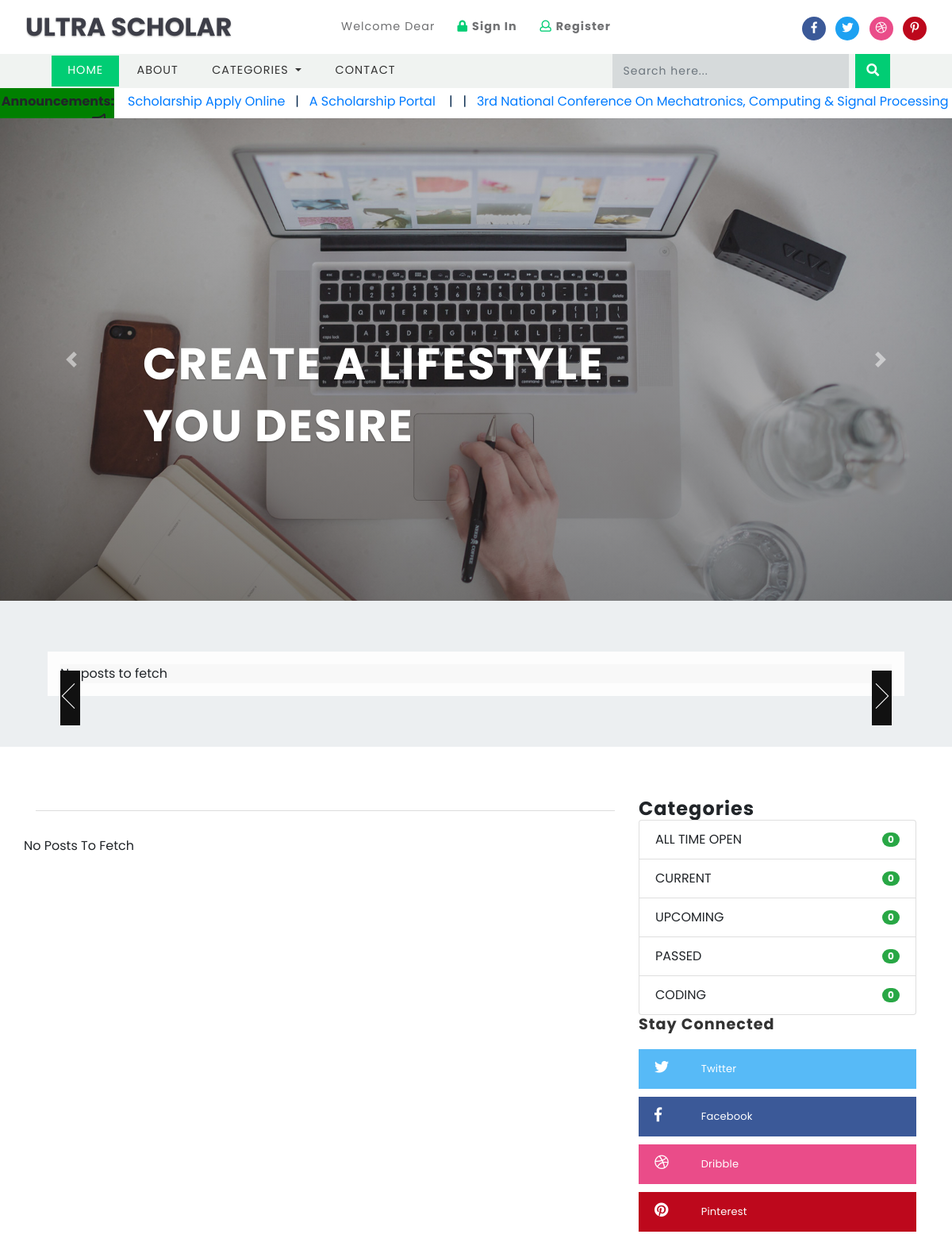
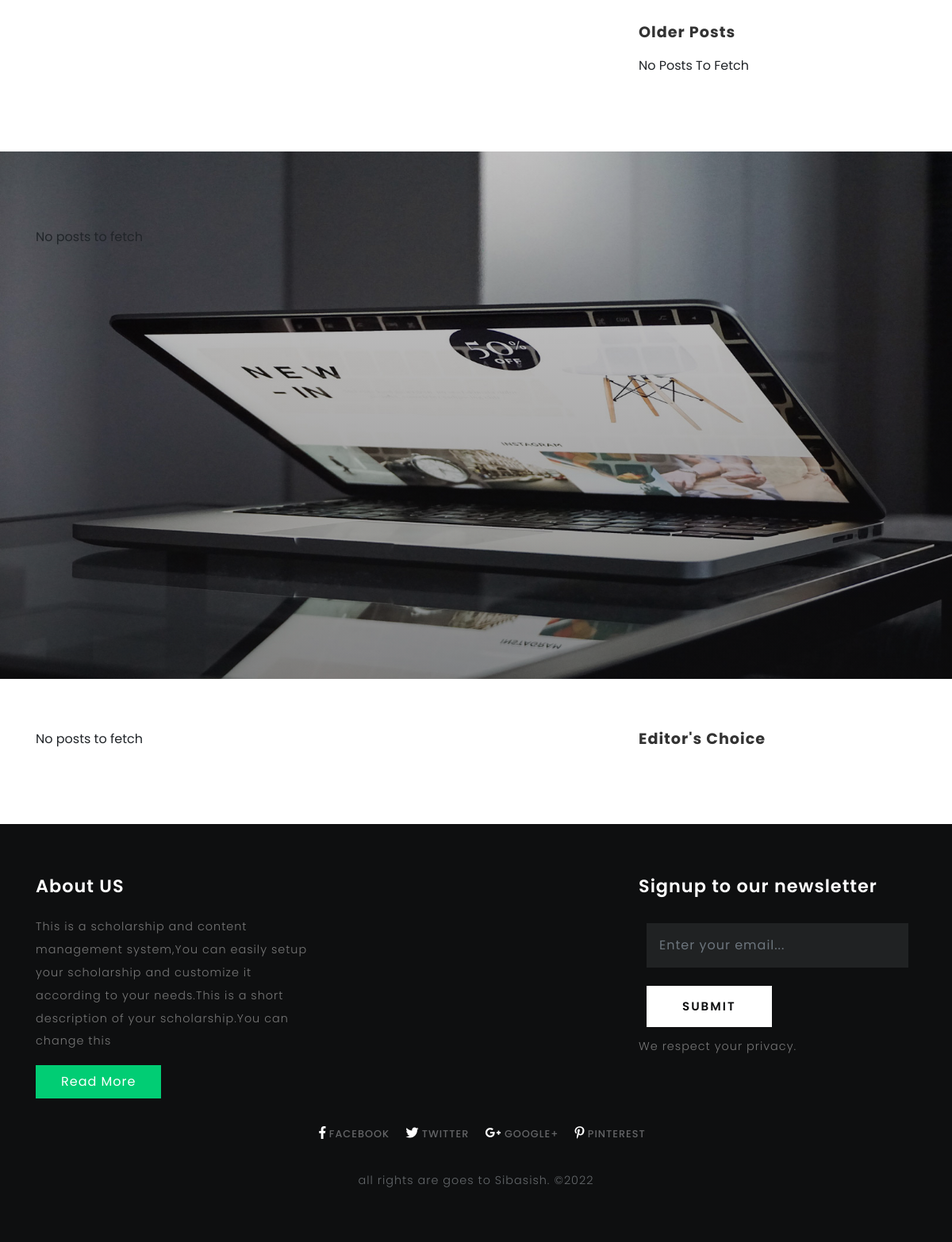
The page / on the database its author committed (2 pictures, top to bottom).
### tables this page shows
CREATE TABLE `titles` (
  `id` int(10) UNSIGNED NOT NULL,
  `website_name` varchar(40) DEFAULT NULL,
  `tagline` varchar(40) DEFAULT NULL,
  `icon` varchar(40) DEFAULT NULL,
  `keywords` varchar(220) DEFAULT NULL,
  `short_description` varchar(200) DEFAULT NULL,
  `bannertext1` varchar(150) DEFAULT NULL,
  `bannertext2` varchar(150) DEFAULT NULL,
  `bannertext3` varchar(150) DEFAULT NULL,
  `bannertext4` varchar(150) DEFAULT NULL,
  `detailed_description` text,
  `address` varchar(40) DEFAULT NULL,
  `email` varchar(80) DEFAULT NULL,
  `phone` varchar(40) DEFAULT NULL,
  `googlemap` varchar(255) DEFAULT NULL
);

CREATE TABLE `scholarship_categories` (
  `id` int(10) UNSIGNED NOT NULL,
  `name` varchar(40) NOT NULL
);

### libs/fetch_data.php (the view, shortened to what this page needs)
<?php
function getshortdescription($table){
	require("database/db_connect.php");
	$sql="SELECT * FROM $table ";
	if ($result=mysqli_query($con,$sql))
	{
		foreach ($result as $titles => $sdc) {
			echo ''.$sdc['short_description'].'';
		}
	}
}
function countcategories(){
	require("database/db_connect.php");
	$sql="SELECT * FROM scholarship_categories LIMIT 10";
	if ($result=mysqli_query($con,$sql))
	{
		foreach ($result as $categoriescount => $categorydata) {
			$categoryid=$categorydata['id'];
			$sql="SELECT * FROM scholarships WHERE category='$categoryid'";
			if ($result=mysqli_query($con,$sql)) {
				$rowcountcategory=mysqli_num_rows($result);
			}
			echo '<li class="list-group-item d-flex justify-content-between align-items-center">
			'.$categorydata['name'].'
			<span class="badge badge-success badge-pill">'.$rowcountcategory.'</span>
			</li>';
		}
	}
}
function getbannertext($table,$position){
	require("database/db_connect.php");
	$sql="SELECT * FROM $table ";
	if ($result=mysqli_query($con,$sql))
	{
		foreach ($result as $titles => $bannertext) {
			if ($position==1) {
				echo ''.$bannertext['bannertext1'].'';
			}
			elseif ($position==2) {
				echo ''.$bannertext['bannertext2'].'';
			}
			elseif ($position==3) {
				echo ''.$bannertext['bannertext3'].'';
			}
			elseif ($position==4) {
				echo ''.$bannertext['bannertext4'].'';
			}
		}
	}
}
function getwebname($table){
	require("database/db_connect.php");
	$sql="SELECT * FROM $table ";
	if ($result=mysqli_query($con,$sql))
	{
		$rowcount=mysqli_num_rows($result);
		if ($rowcount==0) {
			echo 'No Name!!';
		}
		foreach ($result as $titles => $scholarshipname) {
			echo ''.$scholarshipname['website_name'].'';
		}
	}
}
function getlinks($table,$platform){
	require("database/db_connect.php");
	$sql="SELECT * FROM $table ";
	if ($result=mysqli_query($con,$sql))
	{
		$rowcount=mysqli_num_rows($result);
		if ($rowcount==0) {
			echo '#';
		}
		foreach ($result as $link => $site) {
			if ($platform=="facebook") {
				echo ''.$site['facebook'].'';
			}
			elseif ($platform=="twitter") {
				echo ''.$site['twitter'].'';
			}
			elseif ($platform=="googleplus") {
				echo ''.$site['googleplus'].'';
			}
			elseif ($platform=="pinterest") {
				echo ''.$site['pinterest'].'';
			}
			elseif ($platform=="dribble") {
				echo ''.$site['dribble'].'';
			}
		}
	}
}
function getcategoriesmenu($table)
{
	require("database/db_connect.php");
	$sql="SELECT * FROM $table ";
	if ($result=mysqli_query($con,$sql))
	{
		$rowcount=mysqli_num_rows($result);
		if ($rowcount==0) {
			echo 'No Categories';
		}
		foreach ($result as $scholarship_categories => $category) {
			echo '<a class="dropdown-item" href="category.php?id='.$category['id'].'">'.$category['name'].'</a>
			<div class="dropdown-divider"></div>';
		}
	}
}
function getbottomsliderposts($table){
	require("database/db_connect.php");
	$sql="SELECT * FROM $table WHERE posted='publish' ORDER BY id DESC LIMIT 3";
	if ($result=mysqli_query($con,$sql))
	{
		$rowcount=mysqli_num_rows($result);
		if ($rowcount==0) {
			echo 'No posts to fetch';
		}
	}
}
function getscholarshipridposts($table){
	require("database/db_connect.php");
	$sql="SELECT * FROM $table WHERE posted='publish' ORDER BY id DESC LIMIT 8";
	if ($result=mysqli_query($con,$sql))
	{
		$rowcount=mysqli_num_rows($result);
		if ($rowcount==0) {
			echo 'No Posts To Fetch';
		}
	}
}
function getolderposts($table){
	require("database/db_connect.php");
	$sql="SELECT * FROM $table WHERE posted='publish' ORDER BY id ASC LIMIT 8";
	if ($result=mysqli_query($con,$sql))
	{
		$rowcount=mysqli_num_rows($result);
		if ($rowcount==0) {
			echo 'No Posts To Fetch';
		}
	}
}
function getfour($table){
	require("database/db_connect.php");
	$sql="SELECT * FROM $table ORDER BY id DESC LIMIT 4";
	if ($result=mysqli_query($con,$sql))
	{
		$rowcount=mysqli_num_rows($result);
		if ($rowcount==0) {
			echo 'No posts to fetch';
		}
	}
}
function getonelatest($table){
	require("database/db_connect.php");
	$sql="SELECT * FROM $table ORDER BY id DESC LIMIT 1";
	if ($result=mysqli_query($con,$sql))
	{
		$rowcount=mysqli_num_rows($result);
		if ($rowcount==0) {
			echo 'No posts to fetch';
		}
	}
}
?>

### index.php (shortened to what this page needs)
<?php require("libs/fetch_data.php");?>
<!DOCTYPE html>
<html lang="zxx">
<head>
	<title><?php getwebname("titles"); echo"|"; gettagline("titles");?></title>
	<link href="css/bootstrap.css" rel='stylesheet' type='text/css' />
	<link rel="stylesheet" href="css/jquery.desoslide.css">
	<link href="css/style.css" rel='stylesheet' type='text/css' />
	<link href="css/fontawesome-all.css" rel="stylesheet">
</head>
<body>
	<?php include("header.php");?>
	<?php include("banner.php");?>
	<section class="bottom-slider">
		<div class="course_demo1">
			<ul id="flexiselDemo1">
				<?php getbottomsliderposts("scholarships");?>
			</ul>
		</div>
	</section>
	<section class="main-content-w3layouts-agileits">
		<div class="container">
			<div class="row">
				<div class="col-lg-8 left-scholarship-info-w3layouts-agileits text-left">
					<div class="scholarship-girds-sec">
						<div class="row">
							<?php getscholarshipridposts("scholarships");?>
						</div>
					</div>
				</div>
				<aside class="col-lg-4 agileits-w3ls-right-scholarship-con text-right">
					<div class="right-scholarship-info text-left">
						<h4><strong>Categories</strong></h4>
						<ul class="list-group single">
							<?php countcategories();?>
						</ul>
						<div class="tech-btm widget_social">
							<h4>Stay Connected</h4>
							<ul>
								<li>
									<a class="twitter" href="<?php getlinks("links","twitter");?>">
										<i class="fab fa-twitter"></i>
										<span class="count"></span> Twitter</a>
									</li>
									<li>
										<a class="facebook" href="<?php getlinks("links","facebook");?>">
											<i class="fab fa-facebook-f"></i>
											<span class="count"></span> Facebook</a>
										</li>
										<li>
											<a class="dribble" href="<?php getlinks("links","dribble");?>">
												<i class="fab fa-dribbble"></i>
												<span class="count"></span> Dribble</a>
											</li>
											<li>
												<a class="pin" href="<?php getlinks("links","pinterest");?>">
													<i class="fab fa-pinterest"></i>
													<span class="count"></span> Pinterest</a>
												</li>
											</ul>
										</div>
										<div class="tech-btm">
											<h4>Older Posts</h4>
											<?php getolderposts("scholarships");?>
										</div>
									</div>
								</aside>
							</div>
						</div>
					</section>
					<section class="middle-sec-agileinfo-w3ls">
						<div class="container">
							<div class="row inner-sec">
								<div class="col-md-4 news-left">
									<ul id="demo1_thumbs" class="list-inline">
										<?php getfour("scholarships");?>
									</ul>
								</div>
								<div id="demo1_main_image" class="col-md-8  news-right"></div>
							</div>
						</div>
					</section>
					<section class="main-content-w3layouts-agileits">
						<div class="container">
							<div class="row">
								<div class="col-lg-8 left-scholarship-info-w3layouts-agileits text-left">
									<?php getonelatest("scholarships");?>
								</div>
								<aside class="col-lg-4 agileits-w3ls-right-scholarship-con text-left">
									<div class="tech-btm">
										<h4>Editor's Choice</h4>
									</div>
								</aside>
							</div>
						</div>
					</section>
					<?php include("footer.php");?>
						</body>
						</html>

### header.php (shortened to what this page needs)
<header>
		<div class="top-bar_sub_w3layouts container-fluid">
			<div class="row">
				<div class="col-md-4 logo text-left">
					<a class="navbar-brand" href="index.php">
						<i class=""></i> ULTRA SCHOLAR</a>
				</div>
				<div class="col-md-4 top-forms text-center mt-lg-3 mt-md-1 mt-0">
					<span>Welcome Dear</span>
					<span class="mx-lg-4 mx-md-2  mx-1">
						<a href="scholarshipadmin/index.php">
							<i class="fas fa-lock"></i> <strong>Sign In</strong></a>
					</span>
					<span>
						<a href="scholarshipadmin/membership_signup.php">
							<i class="far fa-user"></i> <strong>Register</strong></a>
					</span>
				</div>
				<div class="col-md-4 log-icons text-right">
					<ul class="social_list1 mt-3">
						<li>
							<a href="<?php getlinks("links","facebook");?>" class="facebook1 mx-2" >
								<i class="fab fa-facebook-f"></i>
							</a>
						</li>
						<li>
							<a href="<?php getlinks("links","twitter");?>" class="twitter2">
								<i class="fab fa-twitter"></i>
							</a>
						</li>
						<li>
							<a href="<?php getlinks("links","dribble");?>" class="dribble3 mx-2">
								<i class="fab fa-dribbble"></i>
							</a>
						</li>
						<li>
							<a href="<?php getlinks("links","pinterest");?>" class="pin">
								<i class="fab fa-pinterest-p"></i>
							</a>
						</li>
					</ul>
				</div>
			</div>
		</div>
			<div class="header_top" id="home">
				<nav class="navbar navbar-expand-lg navbar-light bg-light">
					<div class="collapse navbar-collapse" id="navbarSupportedContent">
						<ul class="navbar-nav mr-auto">
							<li class="nav-item active">
								<a class="nav-link" href="index.php">Home
								</a>
							</li>
							<li class="nav-item">
								<a class="nav-link" href="about.php">About</a>
							</li>
							<li class="nav-item dropdown">
								<a class="nav-link dropdown-toggle" href="#" id="navbarDropdown" role="button" data-toggle="dropdown" aria-haspopup="true"
								    aria-expanded="false">
									Categories
								</a>
									<?php getcategoriesmenu("scholarship_categories"); ?>
							</li>
							<li class="nav-item">
								<a class="nav-link" href="contact.php">Contact</a>
							</li>
						</ul>
							<form action="search.php" method="post" class="form-inline my-2 my-lg-0 header-search" name="form">
								<input class="form-control mr-sm-2" type="search" placeholder="Search here..." required="yes" type="text" name="search[keyword]">
								<button class="btn btn1 my-2 my-sm-0" type="submit" name="submit"><i class="fas fa-search"></i></button>
							</form>
					</div>
				</nav>
			</div>
<div class="announcements" style="padding-top: 0px">
        <div class="announcements-label" style="padding-top: 5px; padding-bottom: 5px; background-color:green; text-align: right; width:12%;float: left; height: 38px;"><strong style="padding-right: 10px"><span class="show-large">Announcements:</span><span class="show-mobile"><i aria-hidden="true" class="fas fa-bullhorn"></i></span></strong></div>
        <div class="announcements-content " style="padding-top: 5px; padding-bottom: 5px; background-color:white; color: #07294d; width:88%; float: left; height: 38px;">
        <marquee><div class="marquee-hsas-shortcode-86" style="width: 100%;overflow: hidden;"><div style="width: 100000px; transform: translateX(0px); animation: 34.9956s linear 2s infinite normal none running marqueeAnimation-7955291;" class="js-marquee-wrapper"><div class="js-marquee" style="margin-right: 50px; float: left;"><a style="" href="***************************" target="_blank"> Scholarship Apply Online</a>&nbsp;&nbsp;&nbsp;|&nbsp;&nbsp;&nbsp;<a style="" href="*******************" target="_blank">A Scholarship  Portal </a>&nbsp;&nbsp;&nbsp;|&nbsp;&nbsp;&nbsp;|&nbsp;&nbsp;&nbsp;<a style="" href="**************************" target="_blank">3rd National Conference On Mechatronics, Computing &amp; Signal Processing</a></div></div></div> </marquee>
</div>
        </div>
	</header>

### banner.php (shortened to what this page needs)
<div class="banner">
	<div id="carouselExampleIndicators" class="carousel slide" data-ride="carousel">
		<div class="carousel-inner" role="listbox">
			<div class="carousel-item active">
				<div class="carousel-caption">
					<h3>
						<?php getbannertext("titles","1") ?>
					</h3>
				</div>
			</div>
		<a class="carousel-control-prev" href="#carouselExampleIndicators" role="button" data-slide="prev">
			<span class="carousel-control-prev-icon" aria-hidden="true"></span>
		</a>
		<a class="carousel-control-next" href="#carouselExampleIndicators" role="button" data-slide="next">
			<span class="carousel-control-next-icon" aria-hidden="true"></span>
		</a>
	</div>
</div>

### footer.php (shortened to what this page needs)
<footer>
		<div class="container">
			<div class="row">
				<div class="col-lg-4 footer-grid-agileits-w3ls text-left">
					<h3>About US</h3>
					<p><?php getshortdescription("titles"); ?></p>
					<div class="read">
						<a href="about.php" class="btn btn-primary read-m">Read More</a>
					</div>
				</div>
				<div class="col-lg-4 footer-grid-agileits-w3ls text-left">
				</div>
				<div class="col-lg-4 subscribe-main footer-grid-agileits-w3ls text-left">
					<h2>Signup to our newsletter</h2>
					<div class="subscribe-main text-left">
							<div class="subscribe-form">
									<form action="#" method="post" class="subscribe_form">
										<input class="form-control" type="email" placeholder="Enter your email..." required="">
										<button type="submit" class="btn btn-primary submit">Submit</button>
									</form>
						   </div>
						<p>We respect your privacy.</p>
					</div>
				</div>
			</div>
			<div class="footer-cpy text-center">
				<div class="footer-social">
					<div class="copyrighttop">
						<ul>
							<li class="mx-3">
								<a class="facebook" href="<?php getlinks("links","facebook");?>">
									<i class="fab fa-facebook-f"></i>
									<span>Facebook</span>
								</a>
							</li>
							<li>
								<a class="facebook" href="<?php getlinks("links","twitter");?>">
									<i class="fab fa-twitter"></i>
									<span>Twitter</span>
								</a>
							</li>
							<li class="mx-3">
								<a class="facebook" href="<?php getlinks("links","googleplus");?>">
									<i class="fab fa-google-plus-g"></i>
									<span>Google+</span>
								</a>
							</li>
							<li>
								<a class="facebook" href="<?php getlinks("links","pinterest");?>">
									<i class="fab fa-pinterest-p"></i>
									<span>Pinterest</span>
								</a>
							</li>
						</ul>
					</div>
				</div>
				<div class="w3layouts-agile-copyrightbottom">
					<p>all rights are goes to Sibasish. ©2022 </p>
				</div>
			</div>
		</div>
	</footer>

### rows shown on the page
titles: bannertext1 "CREATE A LIFESTYLE YOU DESIRE", short_description "This is a scholarship and content management system,You can easily setup your scholarship and customize it according to your needs.This is a short description of your scholarship.You can change this"
scholarship_categories: name "ALL TIME OPEN", rowcountcategory "0"
scholarship_categories: name "CURRENT", rowcountcategory "0"
scholarship_categories: name "UPCOMING", rowcountcategory "0"
scholarship_categories: name "PASSED", rowcountcategory "0"
scholarship_categories: name "CODING", rowcountcategory "0"
